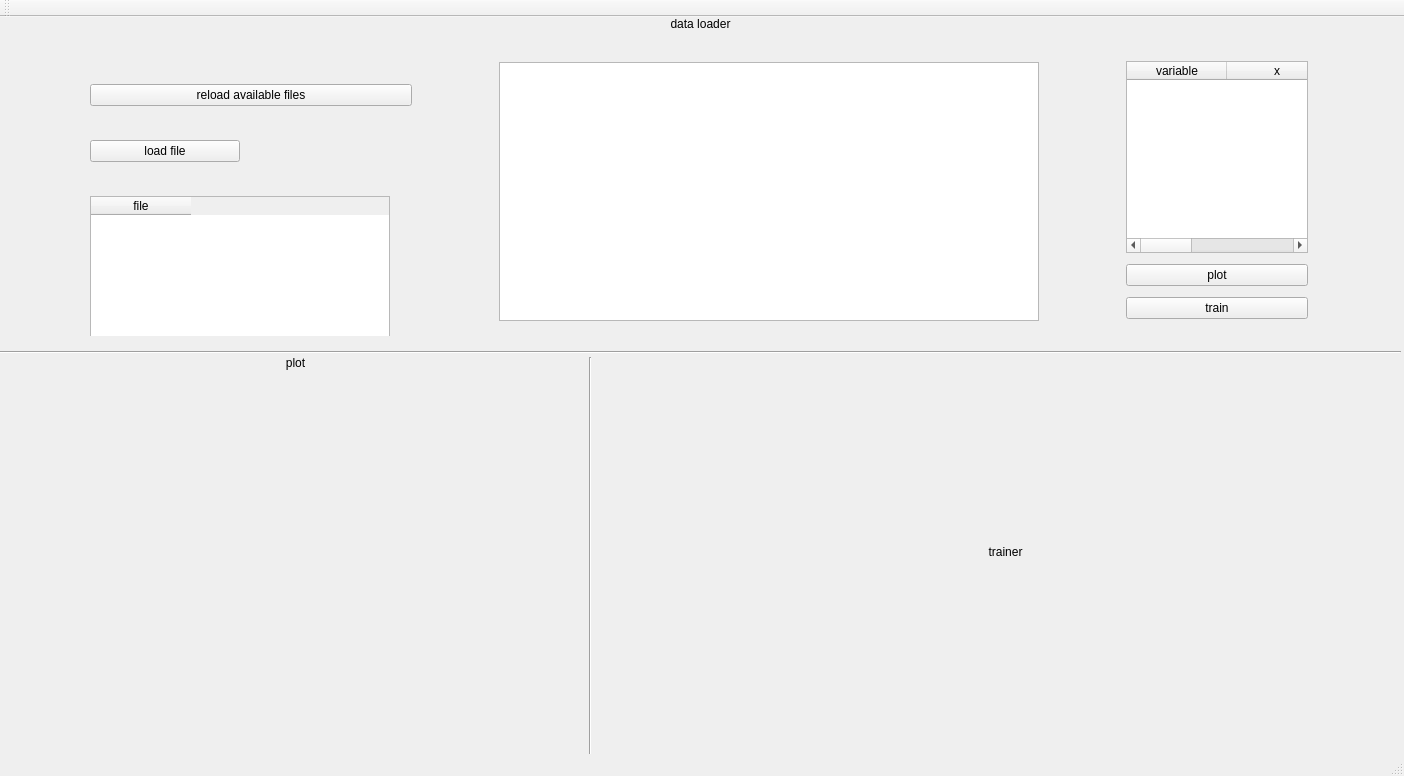
<?xml version="1.0" encoding="UTF-8"?>
<ui version="4.0">
 <class>mainWindow</class>
 <widget class="QMainWindow" name="mainWindow">
  <property name="geometry">
   <rect>
    <x>0</x>
    <y>0</y>
    <width>1404</width>
    <height>776</height>
   </rect>
  </property>
  <property name="sizePolicy">
   <sizepolicy hsizetype="Maximum" vsizetype="Maximum">
    <horstretch>0</horstretch>
    <verstretch>0</verstretch>
   </sizepolicy>
  </property>
  <property name="maximumSize">
   <size>
    <width>16777215</width>
    <height>16777215</height>
   </size>
  </property>
  <property name="windowTitle">
   <string>controlboard</string>
  </property>
  <property name="unifiedTitleAndToolBarOnMac">
   <bool>true</bool>
  </property>
  <widget class="QWidget" name="centralwidget">
   <widget class="QWidget" name="verticalLayoutWidget">
    <property name="geometry">
     <rect>
      <x>0</x>
      <y>0</y>
      <width>1401</width>
      <height>337</height>
     </rect>
    </property>
    <layout class="QVBoxLayout" name="data_module">
     <item>
      <widget class="QLabel" name="data_module_label">
       <property name="sizePolicy">
        <sizepolicy hsizetype="Minimum" vsizetype="Maximum">
         <horstretch>0</horstretch>
         <verstretch>0</verstretch>
        </sizepolicy>
       </property>
       <property name="minimumSize">
        <size>
         <width>0</width>
         <height>0</height>
        </size>
       </property>
       <property name="maximumSize">
        <size>
         <width>16777215</width>
         <height>15</height>
        </size>
       </property>
       <property name="text">
        <string>data loader</string>
       </property>
       <property name="alignment">
        <set>Qt::AlignHCenter|Qt::AlignTop</set>
       </property>
      </widget>
     </item>
     <item>
      <widget class="QFrame" name="d_l_frame">
       <property name="sizePolicy">
        <sizepolicy hsizetype="Minimum" vsizetype="Minimum">
         <horstretch>0</horstretch>
         <verstretch>0</verstretch>
        </sizepolicy>
       </property>
       <layout class="QHBoxLayout" name="horizontalLayout_3">
        <item>
         <widget class="QFrame" name="fl_vf">
          <property name="maximumSize">
           <size>
            <width>340</width>
            <height>16777215</height>
           </size>
          </property>
          <layout class="QVBoxLayout" name="verticalLayout">
           <item>
            <widget class="QPushButton" name="lfs_button">
             <property name="sizePolicy">
              <sizepolicy hsizetype="Minimum" vsizetype="Fixed">
               <horstretch>0</horstretch>
               <verstretch>0</verstretch>
              </sizepolicy>
             </property>
             <property name="text">
              <string>reload available files</string>
             </property>
            </widget>
           </item>
           <item>
            <widget class="QPushButton" name="lf_button">
             <property name="enabled">
              <bool>true</bool>
             </property>
             <property name="sizePolicy">
              <sizepolicy hsizetype="Minimum" vsizetype="Fixed">
               <horstretch>0</horstretch>
               <verstretch>0</verstretch>
              </sizepolicy>
             </property>
             <property name="maximumSize">
              <size>
               <width>150</width>
               <height>16777215</height>
              </size>
             </property>
             <property name="text">
              <string>load file</string>
             </property>
            </widget>
           </item>
           <item>
            <widget class="QTableWidget" name="file_list_view">
             <property name="sizePolicy">
              <sizepolicy hsizetype="Maximum" vsizetype="Ignored">
               <horstretch>0</horstretch>
               <verstretch>0</verstretch>
              </sizepolicy>
             </property>
             <property name="minimumSize">
              <size>
               <width>300</width>
               <height>160</height>
              </size>
             </property>
             <property name="maximumSize">
              <size>
               <width>300</width>
               <height>100</height>
              </size>
             </property>
             <column>
              <property name="text">
               <string>file</string>
              </property>
             </column>
            </widget>
           </item>
          </layout>
         </widget>
        </item>
        <item>
         <widget class="QPlainTextEdit" name="data_overview">
          <property name="sizePolicy">
           <sizepolicy hsizetype="Maximum" vsizetype="Maximum">
            <horstretch>0</horstretch>
            <verstretch>0</verstretch>
           </sizepolicy>
          </property>
          <property name="maximumSize">
           <size>
            <width>540</width>
            <height>259</height>
           </size>
          </property>
         </widget>
        </item>
        <item>
         <widget class="QFrame" name="v_b_vf">
          <property name="sizePolicy">
           <sizepolicy hsizetype="Maximum" vsizetype="Preferred">
            <horstretch>0</horstretch>
            <verstretch>0</verstretch>
           </sizepolicy>
          </property>
          <property name="maximumSize">
           <size>
            <width>200</width>
            <height>16777215</height>
           </size>
          </property>
          <layout class="QVBoxLayout" name="verticalLayout_3">
           <item>
            <widget class="QTableWidget" name="variable_list_view">
             <property name="sizePolicy">
              <sizepolicy hsizetype="Maximum" vsizetype="Maximum">
               <horstretch>0</horstretch>
               <verstretch>0</verstretch>
              </sizepolicy>
             </property>
             <column>
              <property name="text">
               <string>variable</string>
              </property>
             </column>
             <column>
              <property name="text">
               <string>x</string>
              </property>
             </column>
             <column>
              <property name="text">
               <string>y</string>
              </property>
             </column>
            </widget>
           </item>
           <item>
            <widget class="QPushButton" name="plot_button">
             <property name="sizePolicy">
              <sizepolicy hsizetype="Minimum" vsizetype="Fixed">
               <horstretch>0</horstretch>
               <verstretch>0</verstretch>
              </sizepolicy>
             </property>
             <property name="text">
              <string>plot</string>
             </property>
            </widget>
           </item>
           <item>
            <widget class="QPushButton" name="train_button">
             <property name="text">
              <string>train</string>
             </property>
            </widget>
           </item>
          </layout>
         </widget>
        </item>
       </layout>
      </widget>
     </item>
     <item>
      <widget class="Line" name="line">
       <property name="orientation">
        <enum>Qt::Horizontal</enum>
       </property>
      </widget>
     </item>
    </layout>
   </widget>
   <widget class="QWidget" name="horizontalLayoutWidget">
    <property name="geometry">
     <rect>
      <x>0</x>
      <y>330</y>
      <width>591</width>
      <height>411</height>
     </rect>
    </property>
    <layout class="QHBoxLayout" name="plotter_module">
     <item>
      <widget class="QFrame" name="pl_vf">
       <layout class="QVBoxLayout" name="verticalLayout_2">
        <item>
         <widget class="QLabel" name="plotter_label">
          <property name="sizePolicy">
           <sizepolicy hsizetype="Preferred" vsizetype="Maximum">
            <horstretch>0</horstretch>
            <verstretch>0</verstretch>
           </sizepolicy>
          </property>
          <property name="maximumSize">
           <size>
            <width>16777215</width>
            <height>20</height>
           </size>
          </property>
          <property name="text">
           <string>plot</string>
          </property>
          <property name="alignment">
           <set>Qt::AlignHCenter|Qt::AlignTop</set>
          </property>
         </widget>
        </item>
        <item>
         <widget class="QFrame" name="plot_frame">
          <widget class="QWidget" name="horizontalLayoutWidget_3">
           <property name="geometry">
            <rect>
             <x>9</x>
             <y>-1</y>
             <width>571</width>
             <height>371</height>
            </rect>
           </property>
           <layout class="QHBoxLayout" name="horizontalLayout"/>
          </widget>
         </widget>
        </item>
       </layout>
      </widget>
     </item>
    </layout>
   </widget>
   <widget class="QWidget" name="horizontalLayoutWidget_2">
    <property name="geometry">
     <rect>
      <x>600</x>
      <y>330</y>
      <width>811</width>
      <height>411</height>
     </rect>
    </property>
    <layout class="QHBoxLayout" name="trainer_module">
     <item>
      <widget class="QFrame" name="tr_vf">
       <layout class="QVBoxLayout" name="verticalLayout_4">
        <item>
         <widget class="QLabel" name="trainer_label">
          <property name="sizePolicy">
           <sizepolicy hsizetype="Preferred" vsizetype="Maximum">
            <horstretch>0</horstretch>
            <verstretch>0</verstretch>
           </sizepolicy>
          </property>
          <property name="text">
           <string>trainer</string>
          </property>
          <property name="alignment">
           <set>Qt::AlignHCenter|Qt::AlignTop</set>
          </property>
         </widget>
        </item>
       </layout>
      </widget>
     </item>
    </layout>
   </widget>
   <widget class="Line" name="line_2">
    <property name="geometry">
     <rect>
      <x>580</x>
      <y>340</y>
      <width>20</width>
      <height>411</height>
     </rect>
    </property>
    <property name="orientation">
     <enum>Qt::Vertical</enum>
    </property>
   </widget>
  </widget>
  <widget class="QStatusBar" name="statusbar"/>
  <widget class="QToolBar" name="toolBar">
   <property name="windowTitle">
    <string>toolBar</string>
   </property>
   <attribute name="toolBarArea">
    <enum>TopToolBarArea</enum>
   </attribute>
   <attribute name="toolBarBreak">
    <bool>false</bool>
   </attribute>
  </widget>
 </widget>
 <resources/>
 <connections/>
</ui>
